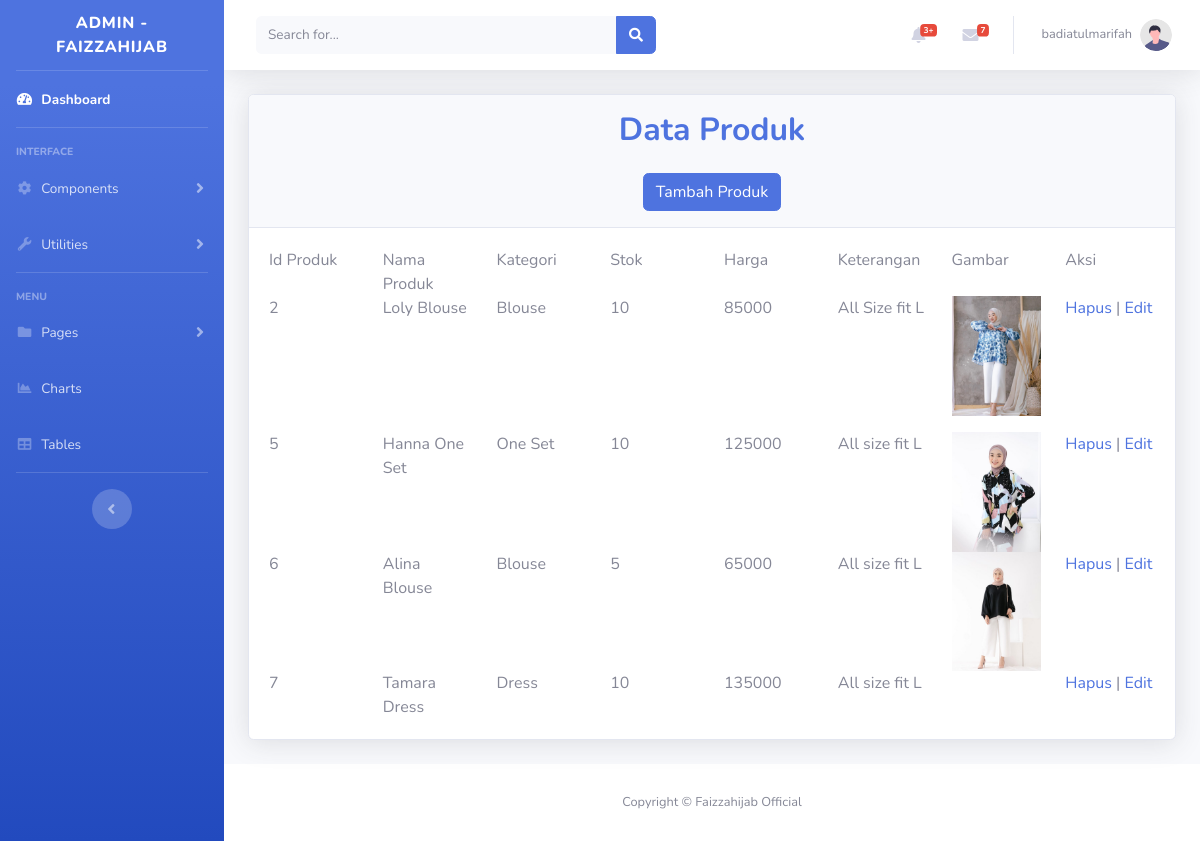
The app's page /admin/tampilproduk.php (signed in) with its own data.
### tables this page shows
CREATE TABLE `produk` (
  `id_produk` int(11) NOT NULL,
  `nama_produk` varchar(256) NOT NULL,
  `kategori` varchar(256) NOT NULL,
  `harga` int(11) NOT NULL,
  `stok` int(11) NOT NULL,
  `keterangan` varchar(500) NOT NULL,
  `gambar` varchar(256) NOT NULL
);

### admin/tampilproduk.php (the view, shortened to what this page needs)
<?php
include "koneksi.php";
 ?>
<!DOCTYPE html>
<html lang="en">
<head>
    <link href="vendor/fontawesome-free/css/all.min.css" rel="stylesheet" type="text/css">
    <link href="css/sb-admin-2.min.css" rel="stylesheet">
</head>
<body id="page-top">
    <div id="wrapper">
        <ul class="navbar-nav bg-gradient-primary sidebar sidebar-dark accordion" id="accordionSidebar">
            <a class="sidebar-brand d-flex align-items-center justify-content-center" href="index.php">
                <div class="sidebar-brand-text mx-3">Admin - Faizzahijab</div>
            </a>
            <hr class="sidebar-divider my-0">
            <li class="nav-item active">
                <a class="nav-link" href="index.php">
                    <i class="fas fa-fw fa-tachometer-alt"></i>
                    <span>Dashboard</span></a>
            </li>
            <hr class="sidebar-divider">
            <div class="sidebar-heading">
                Interface
            </div>
            <li class="nav-item">
                <a class="nav-link collapsed" href="#" data-toggle="collapse" data-target="#collapseTwo"
                    aria-expanded="true" aria-controls="collapseTwo">
                    <i class="fas fa-fw fa-cog"></i>
                    <span>Components</span>
                </a>
            </li>
            <li class="nav-item">
                <a class="nav-link collapsed" href="#" data-toggle="collapse" data-target="#collapseUtilities"
                    aria-expanded="true" aria-controls="collapseUtilities">
                    <i class="fas fa-fw fa-wrench"></i>
                    <span>Utilities</span>
                </a>
            </li>
            <hr class="sidebar-divider">
            <div class="sidebar-heading">
                Menu
            </div>
            <li class="nav-item">
                <a class="nav-link collapsed" href="#" data-toggle="collapse" data-target="#collapsePages"
                    aria-expanded="true" aria-controls="collapsePages">
                    <i class="fas fa-fw fa-folder"></i>
                    <span>Pages</span>
                </a>
            </li>
            <li class="nav-item">
                <a class="nav-link" href="charts.html">
                    <i class="fas fa-fw fa-chart-area"></i>
                    <span>Charts</span></a>
            </li>
            <li class="nav-item">
                <a class="nav-link" href="tables.html">
                    <i class="fas fa-fw fa-table"></i>
                    <span>Tables</span></a>
            </li>
            <hr class="sidebar-divider d-none d-md-block">
            <div class="text-center d-none d-md-inline">
                <button class="rounded-circle border-0" id="sidebarToggle"></button>
            </div>
        </ul>
        <div id="content-wrapper" class="d-flex flex-column">
            <div id="content">
                <nav class="navbar navbar-expand navbar-light bg-white topbar mb-4 static-top shadow">
                    <form
                        class="d-none d-sm-inline-block form-inline mr-auto ml-md-3 my-2 my-md-0 mw-100 navbar-search">
                        <div class="input-group">
                            <input type="text" class="form-control bg-light border-0 small" placeholder="Search for..."
                                aria-label="Search" aria-describedby="basic-addon2">
                            <div class="input-group-append">
                                <button class="btn btn-primary" type="button">
                                    <i class="fas fa-search fa-sm"></i>
                                </button>
                            </div>
                        </div>
                    </form>
                    <ul class="navbar-nav ml-auto">
                        <li class="nav-item dropdown no-arrow mx-1">
                            <a class="nav-link dropdown-toggle" href="#" id="alertsDropdown" role="button"
                                data-toggle="dropdown" aria-haspopup="true" aria-expanded="false">
                                <i class="fas fa-bell fa-fw"></i>
                                <span class="badge badge-danger badge-counter">3+</span>
                            </a>
                        </li>
                        <li class="nav-item dropdown no-arrow mx-1">
                            <a class="nav-link dropdown-toggle" href="#" id="messagesDropdown" role="button"
                                data-toggle="dropdown" aria-haspopup="true" aria-expanded="false">
                                <i class="fas fa-envelope fa-fw"></i>
                                <span class="badge badge-danger badge-counter">7</span>
                            </a>
                        </li>
                        <li class="nav-item dropdown no-arrow">
                            <a class="nav-link dropdown-toggle" href="#" id="userDropdown" role="button"
                                data-toggle="dropdown" aria-haspopup="true" aria-expanded="false">
                                <span class="mr-2 d-none d-lg-inline text-gray-600 small"><?php echo $_SESSION['username'];?></span>
                                <img class="img-profile rounded-circle"
                                    src="img/undraw_profile.svg">
                            </a>
                        </li>
                    </ul>
                </nav>
                <div class="container-fluid">
                    <div class="card shadow mb-4">
                        <center>
                            <div class="card-header py-3">
                                <h2 class="m-0 font-weight-bold text-primary">Data Produk</h2>
                                <br>
                                <a class="btn btn-primary" href="tambahproduk.php" role="button">Tambah Produk</a>
                            </div>
                        </center>
                        <div class="card-body">
                            <div class="table-responsive">
                                <table class="table table-bordered" id="dataTable" width="100%" cellspacing="0">
                                    <thead>
                                        <tr>
                                            <div class="row">
                                                <div class="col">Id Produk</div>
                                                <div class="col">Nama Produk</div>
                                                <div class="col">Kategori</div>
                                                <div class="col">Stok</div>
                                                <div class="col">Harga</div>
                                                <div class="col">Keterangan</div>
                                                <div class="col">Gambar</div>
                                                <div class="col">Aksi</div>
                                            </div>
                                        </tr>
                                    </thead>
                                    <?php
                                    $ambildata = mysqli_query($conn,"SELECT * from produk");
                                    while($row=mysqli_fetch_array($ambildata)){
                                    ?>
                                    <tbody>
                                        <tr>
                                            <div class="row">
                                                <div class="col"><?php echo $row['id_produk']; ?></div>
                                                <div class="col"><?php echo $row['nama_produk']; ?></div>
                                                <div class="col"><?php echo $row['kategori']; ?></div>
                                                <div class="col"><?php echo $row['stok']; ?></div>
                                                <div class="col"><?php echo $row['harga']; ?></div>
                                                <div class="col"><?php echo $row['keterangan']; ?></div>
                                                <div class="col"><img src="img/<?php echo $row['gambar'];?>" alt="" style="max-width: 100%; height: auto;"></div>
                                                <div class="col"><a href="hapusproduk.php?id=<?php echo $row['id_produk'];?>"> Hapus </a> | <a href="editproduk.php?id=<?php echo $row['id_produk'];?>"> Edit </a></div>
                                            </div>
                                        </tr>
                                    </tbody>
                                </table>
                                <?php } ?>
                            </div>
                        </div>
                    </div>
                </div>
            </div>
            <footer class="sticky-footer bg-white">
                <div class="container my-auto">
                    <div class="copyright text-center my-auto">
                        <span>Copyright &copy; Faizzahijab Official</span>
                    </div>
                </div>
            </footer>
        </div>
    </div>
</body>
</html>

### records on screen
produk: id_produk "2", nama_produk "Loly Blouse", kategori "Blouse", stok "10", harga "85000", keterangan "All Size fit L", gambar (picture)
produk: id_produk "5", nama_produk "Hanna One Set", kategori "One Set", stok "10", harga "125000", keterangan "All size fit L", gambar (picture)
produk: id_produk "6", nama_produk "Alina Blouse", kategori "Blouse", stok "5", harga "65000", keterangan "All size fit L", gambar (picture)
produk: id_produk "7", nama_produk "Tamara Dress", kategori "Dress", stok "10", harga "135000", keterangan "All size fit L"

### other values on screen
$_SESSION['username'] "badiatulmarifah"
